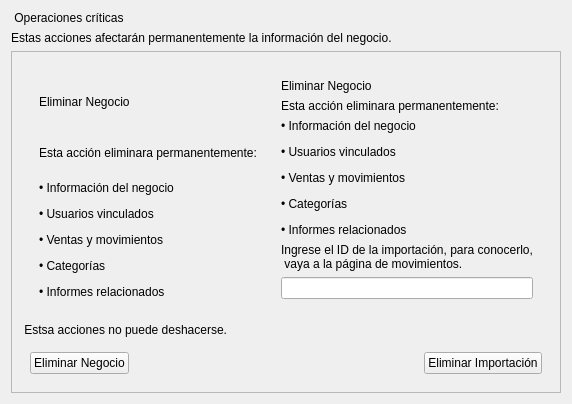
     <widget class="QWidget" name="Gastos">
      <attribute name="title">
       <string>Operaciones criticas</string>
      </attribute>
      <layout class="QVBoxLayout" name="verticalLayout_10">
       <item>
        <widget class="QLabel" name="label_24">
         <property name="maximumSize">
          <size>
           <width>16777215</width>
           <height>50</height>
          </size>
         </property>
         <property name="text">
          <string> Operaciones críticas</string>
         </property>
         <property name="texto" stdset="0">
          <string>TituloPrincipal</string>
         </property>
        </widget>
       </item>
       <item>
        <widget class="QLabel" name="label_25">
         <property name="maximumSize">
          <size>
           <width>16777215</width>
           <height>50</height>
          </size>
         </property>
         <property name="text">
          <string>Estas acciones afectarán permanentemente la información del negocio.</string>
         </property>
         <property name="texto" stdset="0">
          <string>Descripcion</string>
         </property>
        </widget>
       </item>
       <item>
        <widget class="QFrame" name="frame_3">
         <property name="frameShape">
          <enum>QFrame::StyledPanel</enum>
         </property>
         <property name="frameShadow">
          <enum>QFrame::Raised</enum>
         </property>
         <property name="carta" stdset="0">
          <string/>
         </property>
         <layout class="QVBoxLayout" name="verticalLayout_13">
          <item>
           <widget class="QWidget" name="widget_7" native="true">
            <layout class="QHBoxLayout" name="horizontalLayout_7" stretch="1,1">
             <item>
              <widget class="QWidget" name="widget_8" native="true">
               <layout class="QVBoxLayout" name="verticalLayout_3">
                <item>
                 <widget class="QLabel" name="label_26">
                  <property name="maximumSize">
                   <size>
                    <width>16777215</width>
                    <height>50</height>
                   </size>
                  </property>
                  <property name="text">
                   <string>Eliminar Negocio</string>
                  </property>
                  <property name="texto" stdset="0">
                   <string>TituloSecundario</string>
                  </property>
                 </widget>
                </item>
                <item>
                 <widget class="QLabel" name="label_27">
                  <property name="maximumSize">
                   <size>
                    <width>16777215</width>
                    <height>50</height>
                   </size>
                  </property>
                  <property name="text">
                   <string>Esta acción eliminara permanentemente:</string>
                  </property>
                  <property name="texto" stdset="0">
                   <string>Descripcion</string>
                  </property>
                 </widget>
                </item>
                <item>
                 <widget class="QLabel" name="label_28">
                  <property name="text">
                   <string>&lt;p style=&quot;margin-bottom: 12px;&quot;&gt;• Información del negocio&lt;/p&gt;
&lt;p style=&quot;margin-bottom: 12px;&quot;&gt;• Usuarios vinculados&lt;/p&gt;
&lt;p style=&quot;margin-bottom: 12px;&quot;&gt;• Ventas y movimientos&lt;/p&gt;
&lt;p style=&quot;margin-bottom: 12px;&quot;&gt;• Categorías&lt;/p&gt;
&lt;p style=&quot;margin-bottom: 0px;&quot;&gt;• Informes relacionados&lt;/p&gt;</string>
                  </property>
                 </widget>
                </item>
               </layout>
              </widget>
             </item>
             <item>
              <widget class="QWidget" name="widget_9" native="true">
               <layout class="QVBoxLayout" name="verticalLayout_4">
                <item>
                 <widget class="QLabel" name="label_30">
                  <property name="maximumSize">
                   <size>
                    <width>16777215</width>
                    <height>50</height>
                   </size>
                  </property>
                  <property name="text">
                   <string>Eliminar Negocio</string>
                  </property>
                  <property name="texto" stdset="0">
                   <string>TituloSecundario</string>
                  </property>
                 </widget>
                </item>
                <item>
                 <widget class="QLabel" name="label_31">
                  <property name="maximumSize">
                   <size>
                    <width>16777215</width>
                    <height>50</height>
                   </size>
                  </property>
                  <property name="text">
                   <string>Esta acción eliminara permanentemente:</string>
                  </property>
                  <property name="texto" stdset="0">
                   <string>Descripcion</string>
                  </property>
                 </widget>
                </item>
                <item>
                 <widget class="QLabel" name="label_32">
                  <property name="text">
                   <string>&lt;p style=&quot;margin-bottom: 12px;&quot;&gt;• Información del negocio&lt;/p&gt;
&lt;p style=&quot;margin-bottom: 12px;&quot;&gt;• Usuarios vinculados&lt;/p&gt;
&lt;p style=&quot;margin-bottom: 12px;&quot;&gt;• Ventas y movimientos&lt;/p&gt;
&lt;p style=&quot;margin-bottom: 12px;&quot;&gt;• Categorías&lt;/p&gt;
&lt;p style=&quot;margin-bottom: 0px;&quot;&gt;• Informes relacionados&lt;/p&gt;</string>
                  </property>
                 </widget>
                </item>
                <item>
                 <widget class="QLabel" name="label_13">
                  <property name="text">
                   <string>Ingrese el ID de la importación, para conocerlo,
 vaya a la página de movimientos.</string>
                  </property>
                  <property name="texto" stdset="0">
                   <string>InputTexto</string>
                  </property>
                 </widget>
                </item>
                <item>
                 <widget class="QLineEdit" name="idImportacion"/>
                </item>
               </layout>
              </widget>
             </item>
            </layout>
           </widget>
          </item>
          <item>
           <widget class="QLabel" name="label_29">
            <property name="maximumSize">
             <size>
              <width>16777215</width>
              <height>50</height>
             </size>
            </property>
            <property name="styleSheet">
             <string notr="true">qproperty-alignment: 'AlignCenter';
</string>
            </property>
            <property name="text">
             <string> Estsa acciones no puede deshacerse.</string>
            </property>
            <property name="texto" stdset="0">
             <string>Descripcion</string>
            </property>
           </widget>
          </item>
          <item>
           <widget class="QWidget" name="widget_5" native="true">
            <property name="maximumSize">
             <size>
              <width>16777215</width>
              <height>100</height>
             </size>
            </property>
            <layout class="QHBoxLayout" name="horizontalLayout_5">
             <item>
              <widget class="QPushButton" name="eliminarNegocio">
               <property name="text">
                <string>Eliminar Negocio</string>
               </property>
               <property name="boton" stdset="0">
                <string>Primario</string>
               </property>
              </widget>
             </item>
             <item>
              <spacer name="horizontalSpacer_7">
               <property name="orientation">
                <enum>Qt::Horizontal</enum>
               </property>
               <property name="sizeHint" stdset="0">
                <size>
                 <width>40</width>
                 <height>20</height>
                </size>
               </property>
              </spacer>
             </item>
             <item>
              <widget class="QPushButton" name="pushButton">
               <property name="text">
                <string>Eliminar Importación</string>
               </property>
               <property name="boton" stdset="0">
                <string>Primario</string>
               </property>
              </widget>
             </item>
            </layout>
           </widget>
          </item>
         </layout>
        </widget>
       </item>
      </layout>
     </widget>
